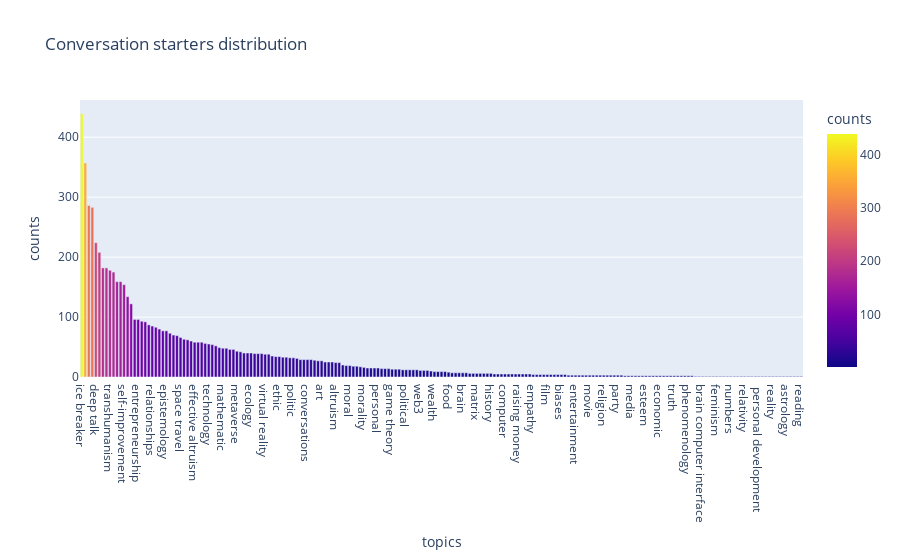

Source (notebook cell):
### Code cell
new_df = pd.Series([item for sublist in df.topics for item in sublist]).value_counts().rename_axis('topics').reset_index(name='counts')
fig = px.bar(new_df, x="topics", y="counts", color="counts", title="Conversation starters distribution")
fig.show()

### Figure 1 — Plotly figure (JSON) as saved in the notebook; plotly's stock layout.template omitted (floating-point values rounded to 4 significant figures; data arrays with more than 128 entries replaced by an {"elided": "..."} marker saying what was removed)
{"data": [{"alignmentgroup": "True", "hovertemplate": "topics=%{x}<br>counts=%{marker.color}<extra></extra>", "legendgroup": "", "marker": {"color": {"elided": "205 int values"}, "coloraxis": "coloraxis", "pattern": {"shape": ""}}, "name": "", "offsetgroup": "", "orientation": "v", "showlegend": false, "textposition": "auto", "type": "bar", "x": {"elided": "205 str values"}, "xaxis": "x", "y": {"elided": "205 int values"}, "yaxis": "y"}], "layout": {"barmode": "relative", "coloraxis": {"colorbar": {"title": {"text": "counts"}}, "colorscale": [[0, "#0d0887"], [0.1111, "#46039f"], [0.2222, "#7201a8"], [0.3333, "#9c179e"], [0.4444, "#bd3786"], [0.5556, "#d8576b"], [0.6667, "#ed7953"], [0.7778, "#fb9f3a"], [0.8889, "#fdca26"], [1, "#f0f921"]]}, "legend": {"tracegroupgap": 0}, "title": {"text": "Conversation starters distribution"}, "xaxis": {"anchor": "y", "domain": [0, 1], "title": {"text": "topics"}}, "yaxis": {"anchor": "x", "domain": [0, 1], "title": {"text": "counts"}}}}
